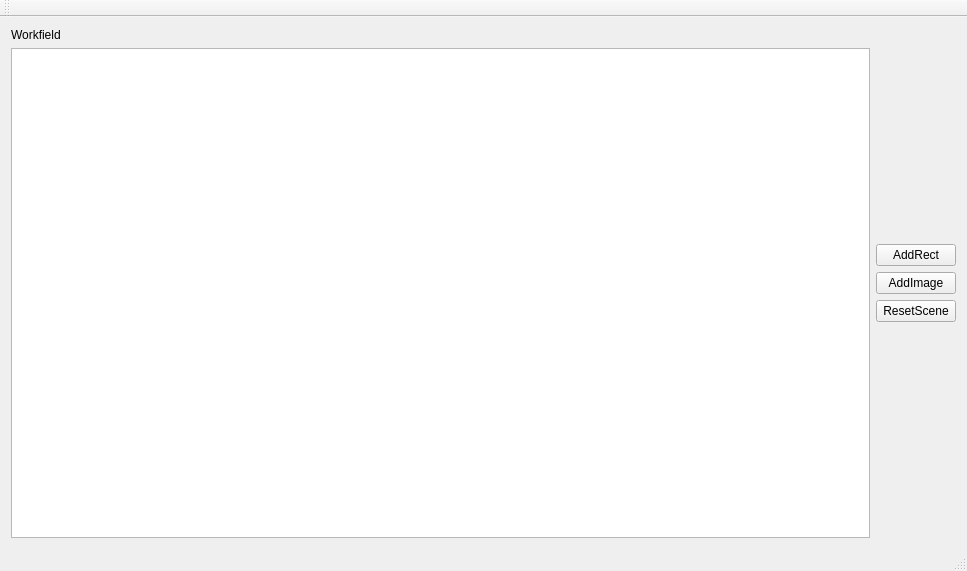
<?xml version="1.0" encoding="UTF-8"?>
<ui version="4.0">
 <class>MainWindow</class>
 <widget class="QMainWindow" name="MainWindow">
  <property name="geometry">
   <rect>
    <x>0</x>
    <y>0</y>
    <width>967</width>
    <height>571</height>
   </rect>
  </property>
  <property name="windowTitle">
   <string>MainWindow</string>
  </property>
  <widget class="QWidget" name="centralWidget">
   <layout class="QGridLayout" name="gridLayout_2">
    <item row="0" column="0">
     <layout class="QGridLayout" name="gridLayout">
      <item row="0" column="0">
       <layout class="QVBoxLayout" name="verticalLayout_3">
        <item>
         <widget class="QLabel" name="label">
          <property name="text">
           <string>Workfield</string>
          </property>
         </widget>
        </item>
        <item>
         <widget class="QGraphicsView" name="Workfield"/>
        </item>
       </layout>
      </item>
      <item row="0" column="1">
       <layout class="QVBoxLayout" name="verticalLayout_2">
        <item>
         <spacer name="verticalSpacer_2">
          <property name="orientation">
           <enum>Qt::Vertical</enum>
          </property>
          <property name="sizeHint" stdset="0">
           <size>
            <width>20</width>
            <height>40</height>
           </size>
          </property>
         </spacer>
        </item>
        <item>
         <layout class="QVBoxLayout" name="verticalLayout">
          <item>
           <widget class="QPushButton" name="pushButton_AddRect">
            <property name="text">
             <string>AddRect</string>
            </property>
           </widget>
          </item>
          <item>
           <widget class="QPushButton" name="pushButton_addImage">
            <property name="text">
             <string>AddImage</string>
            </property>
           </widget>
          </item>
          <item>
           <widget class="QPushButton" name="pushButton_reset">
            <property name="text">
             <string>ResetScene</string>
            </property>
           </widget>
          </item>
         </layout>
        </item>
        <item>
         <spacer name="verticalSpacer">
          <property name="orientation">
           <enum>Qt::Vertical</enum>
          </property>
          <property name="sizeHint" stdset="0">
           <size>
            <width>20</width>
            <height>40</height>
           </size>
          </property>
         </spacer>
        </item>
       </layout>
      </item>
     </layout>
    </item>
   </layout>
  </widget>
  <widget class="QMenuBar" name="menuBar">
   <property name="geometry">
    <rect>
     <x>0</x>
     <y>0</y>
     <width>967</width>
     <height>21</height>
    </rect>
   </property>
  </widget>
  <widget class="QToolBar" name="mainToolBar">
   <attribute name="toolBarArea">
    <enum>TopToolBarArea</enum>
   </attribute>
   <attribute name="toolBarBreak">
    <bool>false</bool>
   </attribute>
  </widget>
  <widget class="QStatusBar" name="statusBar"/>
 </widget>
 <layoutdefault spacing="6" margin="11"/>
 <resources/>
 <connections/>
</ui>
